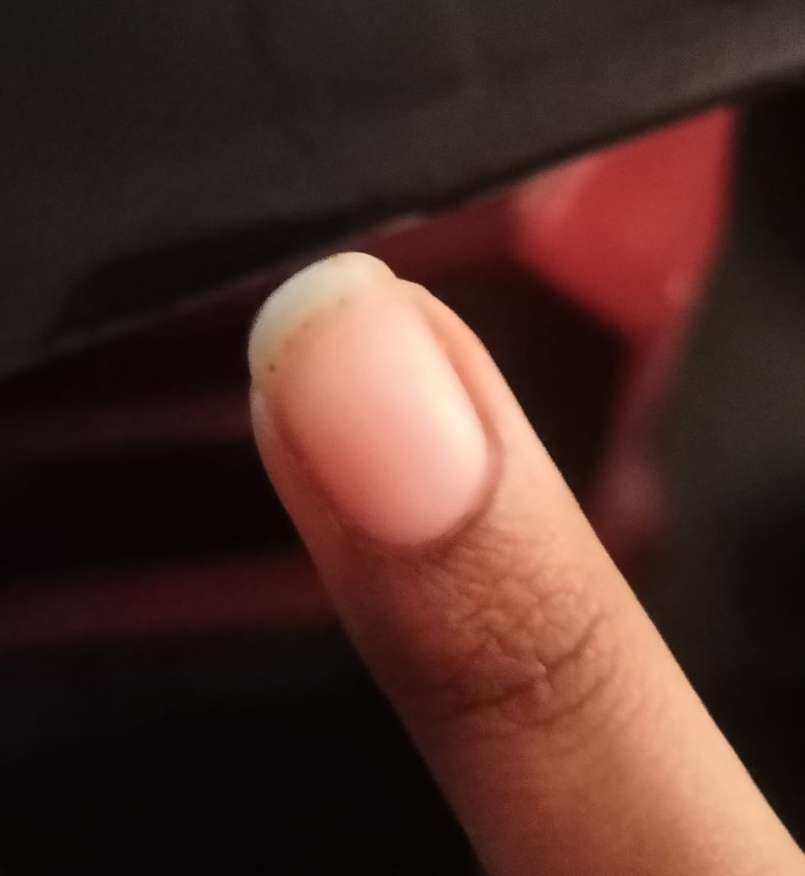
#> input picture backend/media/predictions/WhatsApp_Image_2026-04-11_at_2_21JgG3G.45.05_PM.jpeg, 805 x 876 px, shrunk from 980 x 1066 before the run
$ python -i image_preprocessing.py   (imports and definitions only)
#> lines starting #> are read from the running program, lines starting #| are printed output that depends on the picture
import cv2
import numpy as np


def _gray_world_white_balance(rgb_image: np.ndarray) -> np.ndarray:
    """Simple white-balance correction for varying camera lighting."""
    img = rgb_image.astype(np.float32)
    mean_rgb = img.reshape(-1, 3).mean(axis=0) + 1e-6
#> mean_rgb = [74.15, 45.45, 39.13]
    gray = mean_rgb.mean()
#> gray = 52.91
    scale = gray / mean_rgb
#> scale = [0.714, 1.16, 1.35]
    img = img * scale
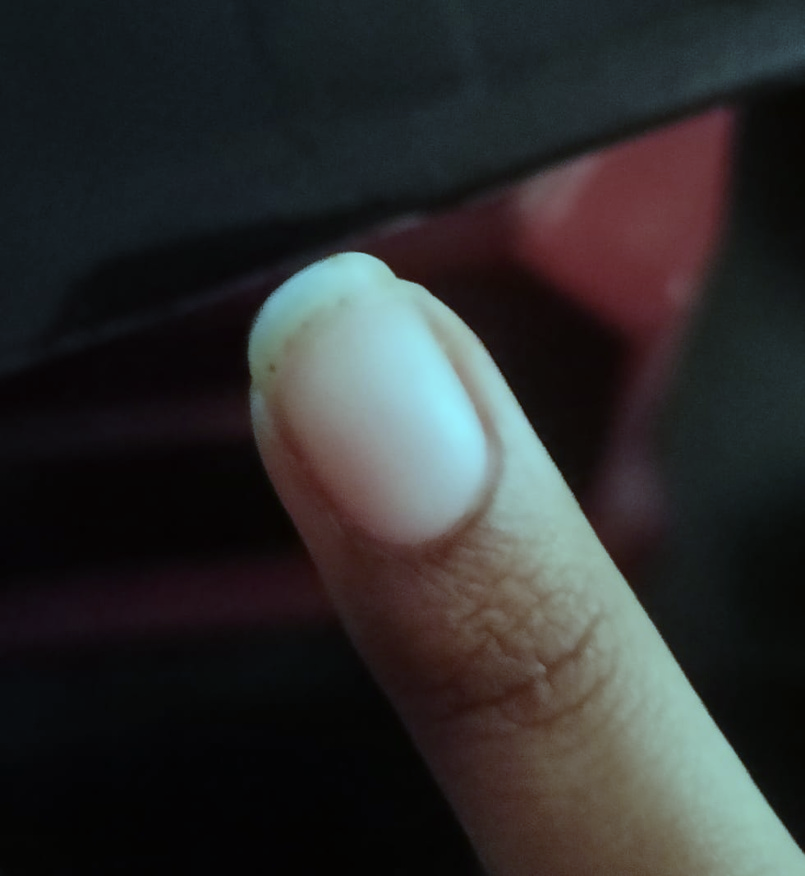
#> img: shape (876, 805, 3) float32; mean R, G, B 52.9, 52.9, 52.9; drawn with min black and max white
    return np.clip(img, 0, 255).astype(np.uint8)


def preprocess_rgb_image(rgb_image: np.ndarray, apply_augmentation: bool = False) -> np.ndarray:
    """
    Robust preprocessing for mobile/real-time images.
    Input shape: (H, W, 3), RGB, uint8 or float.
    Output shape: (H, W, 3), RGB float32 in [0, 255].
    """
    if rgb_image is None:
        raise ValueError("Input image is None.")

    if rgb_image.dtype != np.uint8:
        rgb_image = np.clip(rgb_image, 0, 255).astype(np.uint8)

    # Normalize color cast from different camera/light sources
    balanced = _gray_world_white_balance(rgb_image)

    # Improve local contrast under low-light / shadow conditions
    lab = cv2.cvtColor(balanced, cv2.COLOR_RGB2LAB)
#> lab: shape (876, 805, 3); mean of channels 0, 1, 2 53.6, 128.6, 128.3
    l, a, b = cv2.split(lab)
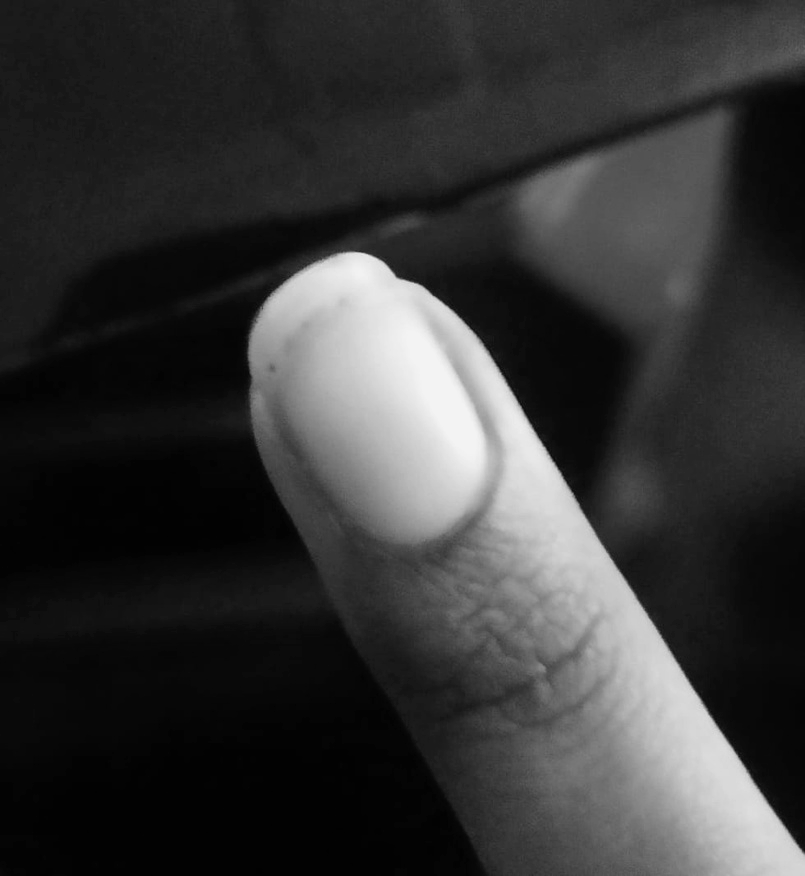
#> l: shape (876, 805); min 1, max 243, mean 53.6
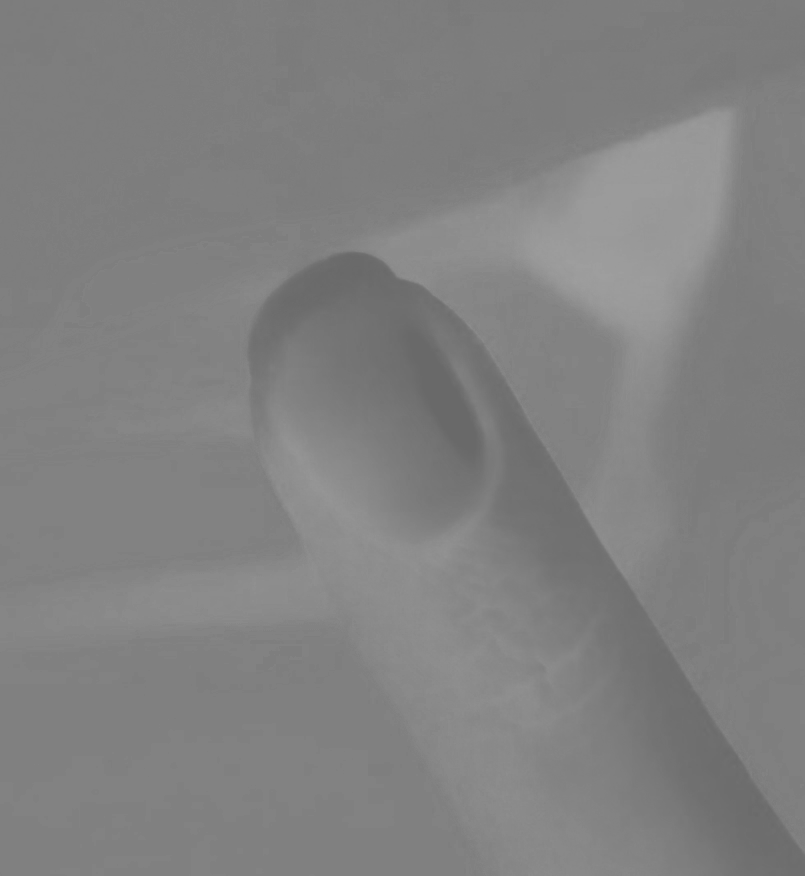
#> a: shape (876, 805); min 104, max 158, mean 128.6
    clahe = cv2.createCLAHE(clipLimit=2.0, tileGridSize=(8, 8))
    l = clahe.apply(l)
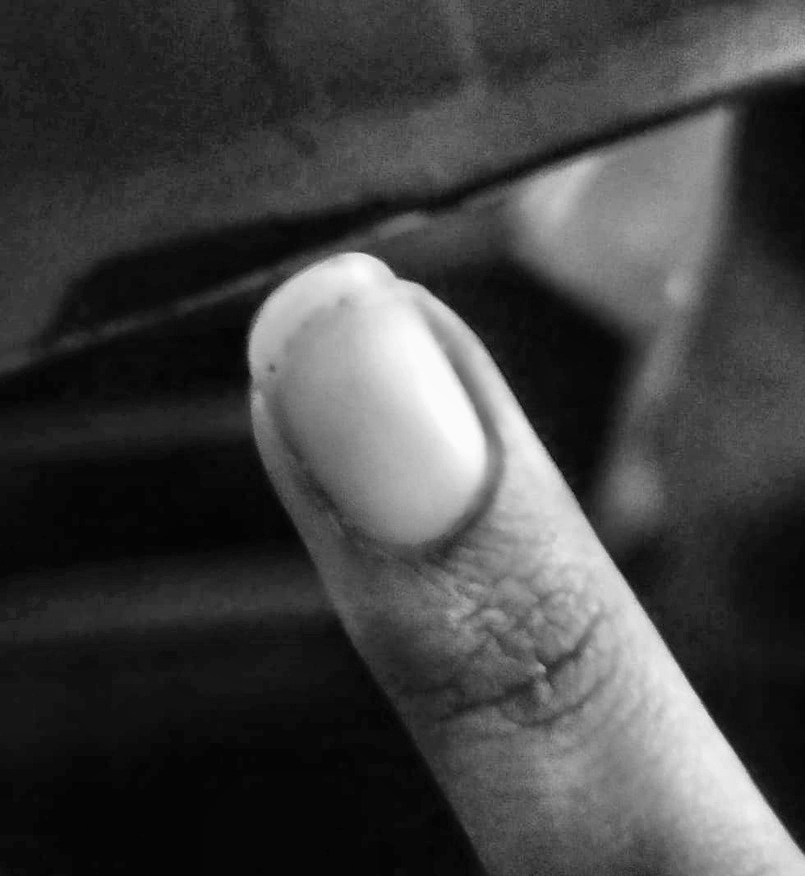
#> l: shape (876, 805); min 2, max 252, mean 66.1
    lab = cv2.merge((l, a, b))
#> lab: shape (876, 805, 3); mean of channels 0, 1, 2 66.1, 128.6, 128.3
    enhanced = cv2.cvtColor(lab, cv2.COLOR_LAB2RGB)
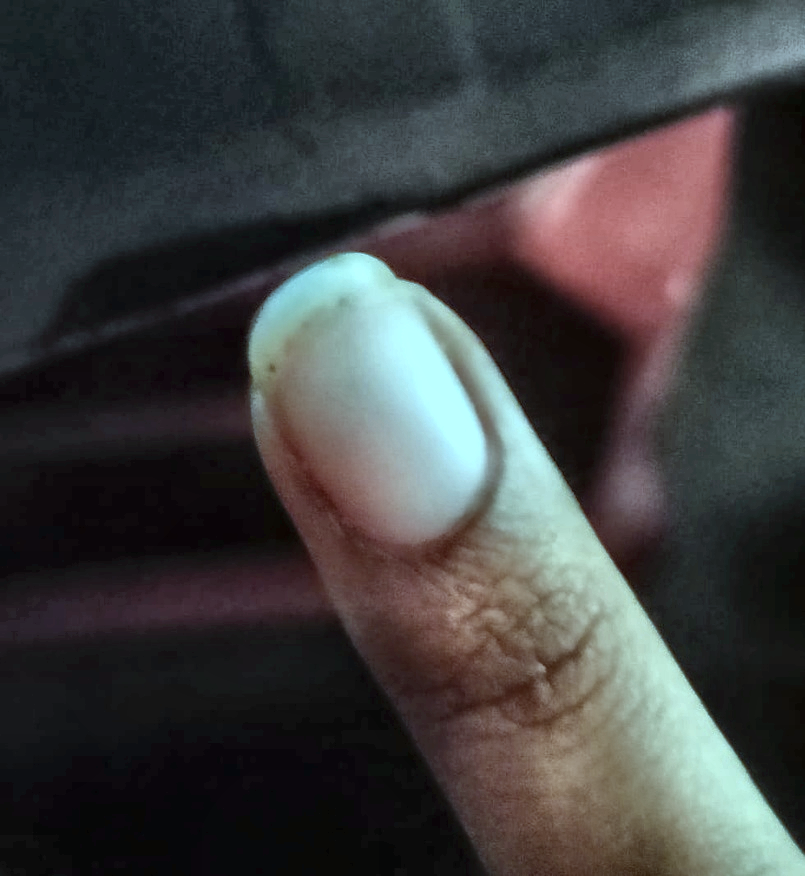
#> enhanced: shape (876, 805, 3); mean R, G, B 63.9, 63.7, 63.6

    # Mild denoise while preserving lesion boundaries
    enhanced = cv2.bilateralFilter(enhanced, d=5, sigmaColor=40, sigmaSpace=40)

    if apply_augmentation:
        if np.random.rand() < 0.5:
            # Small brightness jitter to simulate live camera shifts
            alpha = np.random.uniform(0.9, 1.1)
            beta = np.random.uniform(-8, 8)
            enhanced = cv2.convertScaleAbs(enhanced, alpha=alpha, beta=beta)

    return enhanced.astype(np.float32)
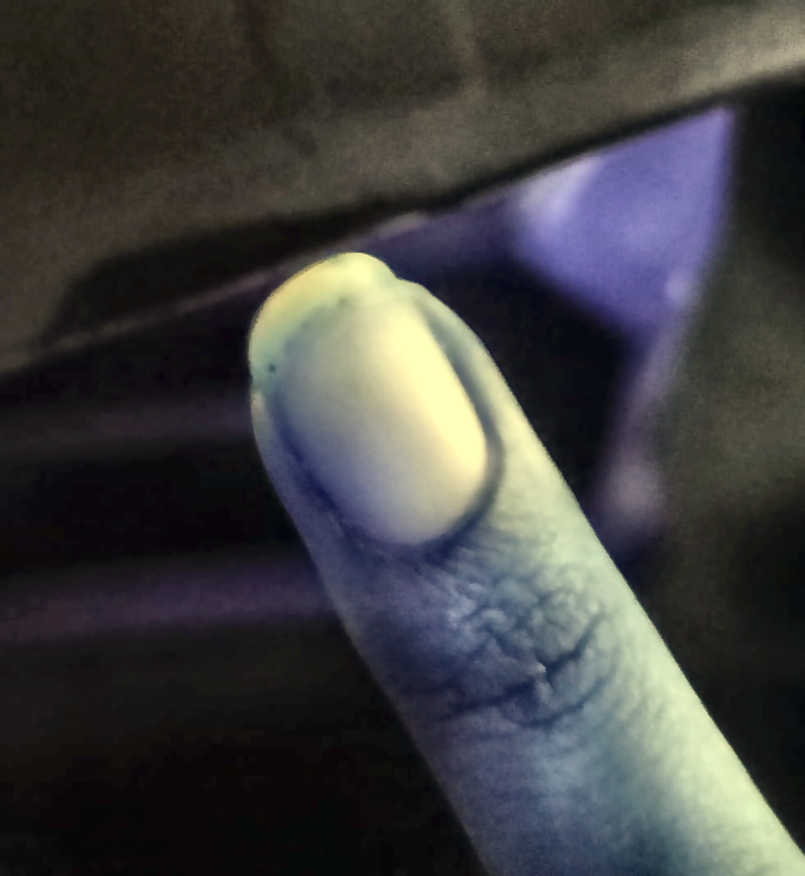
#> returned value: shape (876, 805, 3) float32; mean of channels 0, 1, 2 63.9, 63.7, 63.6; drawn as B, G, R

>>> import cv2
>>> picture = cv2.cvtColor(cv2.imread('../media/predictions/WhatsApp_Image_2026-04-11_at_2_21JgG3G.45.05_PM.jpeg'), cv2.COLOR_BGR2RGB)
>>> result = preprocess_rgb_image(picture)
